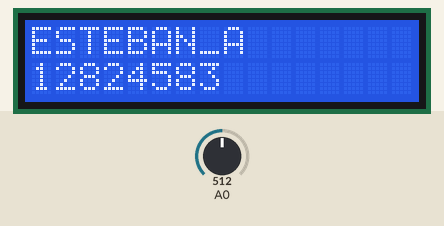
Bench run of a sketch on a simulated Arduino Uno, built for the host (arithmetic inside an expression is 32-bit, double 64-bit). On the bench: 16×2 character LCD. The inputs (shaded band) are chosen by the test bench; at power-on: A0 = 512.

Above: at 0.43 s.
At 0.84 s:
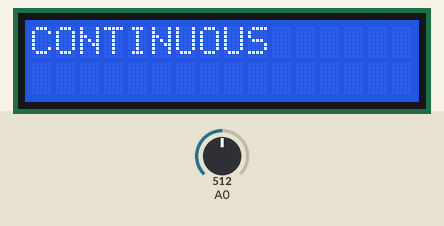
At 1.4 s:
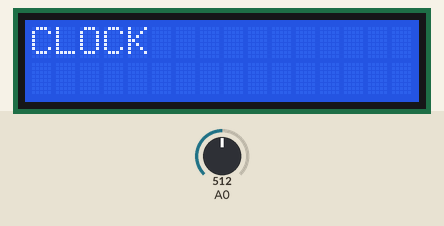

The sketch:

assigment_v8.ino
```cpp
#include <LiquidCrystal.h>

LiquidCrystal lcd(8,9,4,5,6,7);
int mode = 0;
int state =0;
volatile unsigned int  seconds;
volatile unsigned int minutes;
double sensor, inches, cm ;

#define btnUP 0
#define btnDOWN 1
#define btnRIGHT 2
#define btnLEFT 3
#define btnSELECT 4
#define btnNONE 5

void setup() {
lcd.begin(16,2);

  // put your setup code here, to run once:
 lcd.begin(16, 2);              // start the library
ADMUX |=(1<<REFS0);
 ADMUX &=~(1<<REFS1);
 ADMUX &=~(1<<ADLAR);
ADCSRA |=(1<<ADEN)|  (1<<ADSC)|(1<<ADPS2)|(1<<ADPS1)|(1<<ADPS0);
ADCSRA |=(1<<ADIE);

//timer 1 setup
  cli();          // disable global interrupts
  TCCR1A = 0;     // set entire TCCR1A register to 0
  TCCR1B = 0;     // same for TCCR1B
 OCR1A = 15624;
  // turn on CTC mode:
  TCCR1B |= (1 << WGM12);
  // Set CS10 and CS12 bits for 1024 prescaler:
  TCCR1B |= (1 << CS10);
  TCCR1B |= (1 << CS12);
  // enable timer compare interrupt:
  TIMSK1 |= (1 << OCIE1A);
  sei();          // enable global interrupts

ADCSRA|=(1<<ADSC);
}
 void update_clock(){
 seconds++;
 if (seconds==60){
  seconds=0;
  minutes++;
  lcd.clear();
 }

 }

ISR(TIMER1_COMPA_vect){
  update_clock();

}

int read_lcd_buttons(){

ADMUX  &=~(1<<MUX0);    //<----Set Multiplexor Value to pin A0
 ADMUX  &=~(1<<MUX1);
 ADMUX  &=~(1<<MUX2);
 ADMUX  &=~(1<<MUX3);
 //ADCSRA |=(1<<ADSC);      //<---- Start ADC conversion bit
  while(ADCSRA!=ADCSRA &~(1<<ADIF)) //<---- Create a condition that waits for ADC conversion interrupt flag
    ADCSRA &=~(1<<ADIF);

    delay(200);
    return ADC;

}

void distance(){


ADMUX  |=(1<<MUX0);    //<----Set Multiplexor Value to pin A0
 ADMUX  &=~(1<<MUX1);
 ADMUX  &=~(1<<MUX2);
 ADMUX  &=~(1<<MUX3);
 //ADCSRA |=(1<<ADSC);
  while(ADCSRA!=ADCSRA &~(1<<ADIF)) //<---- Create a condition that waits for ADC conversion interrupt flag
  ADCSRA &=~(1<<ADIF);
sensor= ADC;
inches= 4192.936 * pow(sensor,-0.935)-3.937;
cm= 10650.08 *pow(sensor,-0.935)-10;
delay(100);
}

void loop(){


int x;
x= read_lcd_buttons();


if (x<50){    //right button

}
if (x<195){       // up button

}
if (x<380){     // down button

}
if (x<555){       // left button

}
if(x<800){
  mode ++;

}
if (x>1000){


}


  switch (mode)
  {
    case 0:
   lcd.setCursor(0,0);
lcd.print("CLOCK");
lcd.setCursor(1,1);
lcd.print (minutes);
lcd.setCursor(3,1);
lcd.print(":");
lcd.setCursor(5,1);
lcd.print(seconds);
    break;

    case 1:
     lcd.clear();
    lcd.home();
    lcd.setCursor (0,0);
    lcd.print("ESTEBAN_A");
    lcd.setCursor(0,1);
    lcd.print("12824583");
    break;


    case 2:

    lcd.clear();
    lcd.home();
    lcd.print("DISTANSE SENSOR");
    break;


    case 3:
     lcd.clear();
    lcd.home();
    lcd.print("CONTINUOUS");
    break;

    case 4:
    lcd.clear();
    lcd.home();
    lcd.print("STEP");
    break;


    case 5:
    lcd.clear();
    lcd.home();
    lcd.print("LINK");
    break;


     default :
     lcd.clear();
     lcd.home();
     lcd.print("CLOCK");
     lcd.setCursor(0,1);

  }


  }
```
